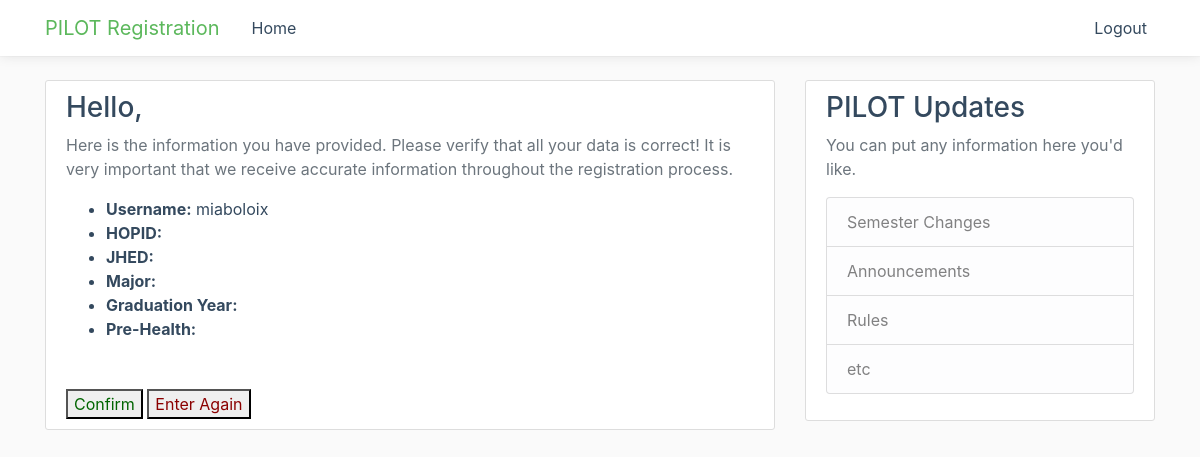
Page /16/results/ (signed in) on the earlier database version.
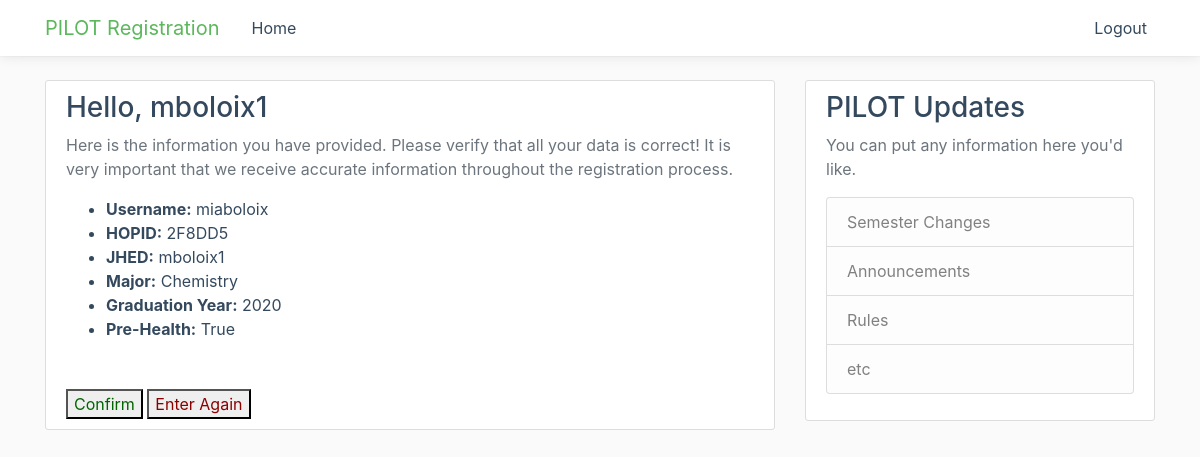
Same page on the later database version.
### one/models.py (models this page shows, shortened)
class StudentUser(models.Model):
	user = models.OneToOneField(User, on_delete=models.CASCADE)
	hopid = models.CharField(max_length=200)
	jhed = models.CharField(max_length=200)
	major = models.CharField(max_length=100)
	grad_year = models.CharField(max_length=4)
	pre_health = models.BooleanField(default=False)

### one/views.py (the view)
# urls.py: path('<int:pk>/results/', views.get_results, name='results'),
@login_required
def get_results(request, pk):
	student = StudentUser.objects.filter(id=pk).first()
	if request.method == 'POST':
			return redirect('one:detail', pk=student.id)
	else:
		context = {
			'title': 'Your Information | PILOT Registration',
			'student': student
		}
		return render(request, 'one/results.html/', context=context)

### one/templates/one/results.html
{% extends "one/base.html" %}
{% block content %}
<div class="content-section">
	<h3>Hello, {{ student.jhed }}</h3>
	<p class="text-muted">Here is the information you have provided. Please verify that all your data is correct! It is very important that we receive accurate information throughout the registration process.</p>
	<ul>
		<li><b>Username:</b> {{user.username}}</li>
		<li><b>HOPID:</b> {{student.hopid}}</li>
		<li><b>JHED:</b> {{student.jhed}}</li>
		<li><b>Major:</b> {{student.major}}</li>
		<li><b>Graduation Year:</b> {{student.grad_year}}</li>
		<li><b>Pre-Health:</b> {{student.pre_health}}</li>
	</ul><br><br>
		<button>
		<a style="text-decoration: none; color: darkgreen;" href="{% url 'one:detail' student.id %}">Confirm</a>
	</button>
		<button>
			<a style="text-decoration: none; color: darkred;" href="{% url 'one:data' %}">Enter Again</a>
		</button>
</div>
{% endblock content %}

### one/templates/one/base.html (shortened to what this page needs)
{% load static %}
<!DOCTYPE html>
<html>
<head>
	<link rel="stylesheet" href="https://maxcdn.bootstrapcdn.com/bootstrap/4.0.0/css/bootstrap.min.css">
	<link rel="stylesheet" type="text/css" href="{% static 'one/main.css' %}">
</head>
<body>
<header class="site-header">
	<nav class="navbar navbar-expand-md navbar-dark bg-white fixed-top">
		<div class="container navigation">
			<a class="navbar-brand mr-4" href="{% url 'one:home' %}">PILOT Registration</a>
			<div class="collapse navbar-collapse" id="navbarToggle">
				<div class="navbar-nav mr-auto">
					<a class="nav-item nav-link" href="{% url 'one:home' %}">Home</a>
				</div>
				<div class="navbar-nav">
					{% if user.is_authenticated %}
					<a class="nav-item nav-link" href="{% url 'one:logout' %}">Logout</a>
					{% else %}
					<a class="nav-item nav-link" href="{% url 'one:login' %}">Login</a>
					<a class="nav-item nav-link" href="{% url 'one:sign_in' %}">Create an Account</a>
					{% endif %}
				</div>
			</div>
		</div>
	</nav>
</header>
<main role="main" class="container">
	<div class="row">
		<div class="col-md-8">
			{% block content %}{% endblock %}
		</div>
		<div class="col-md-4">
			<div class="content-section">
				<h3>PILOT Updates</h3>
				<p class='text-muted'>You can put any information here you'd like.
				<ul class="list-group">
					<li class="list-group-item list-group-item-light">Semester Changes</li>
					<li class="list-group-item list-group-item-light">Announcements</li>
					<li class="list-group-item list-group-item-light">Rules</li>
					<li class="list-group-item list-group-item-light">etc</li>
				</ul>
				</p>
			</div>
		</div>
	</div>
</main>
</body>
</html>

### one/static/one/main.css (style rules this page uses)
body { background: #fafafa; color: #34495E; margin-top: 5rem; }
.navbar-dark .navbar-brand { color: #5cb85c; }
h1, h2, h3, h4, h5, h6 { color: #34495E; }
ul { margin: 0; }
.bg-white { background-color: #ffffff; box-shadow: 0 0 12px rgba(0, 0, 0, 0.1), 0 0 1px rgba(0, 0, 0, 0.15); min-height: 50px; z-index: 1000; }
.site-header .navbar-nav .nav-link { color: #34495E; }
.content-section { background: #ffffff; padding: 10px 20px; border: 1px solid #dddddd; border-radius: 3px; margin-bottom: 20px; }

Differences in the rows shown:
added StudentUser: jhed "mboloix1", hopid "2F8DD5", major "Chemistry", grad_year "2020", pre_health "True"
